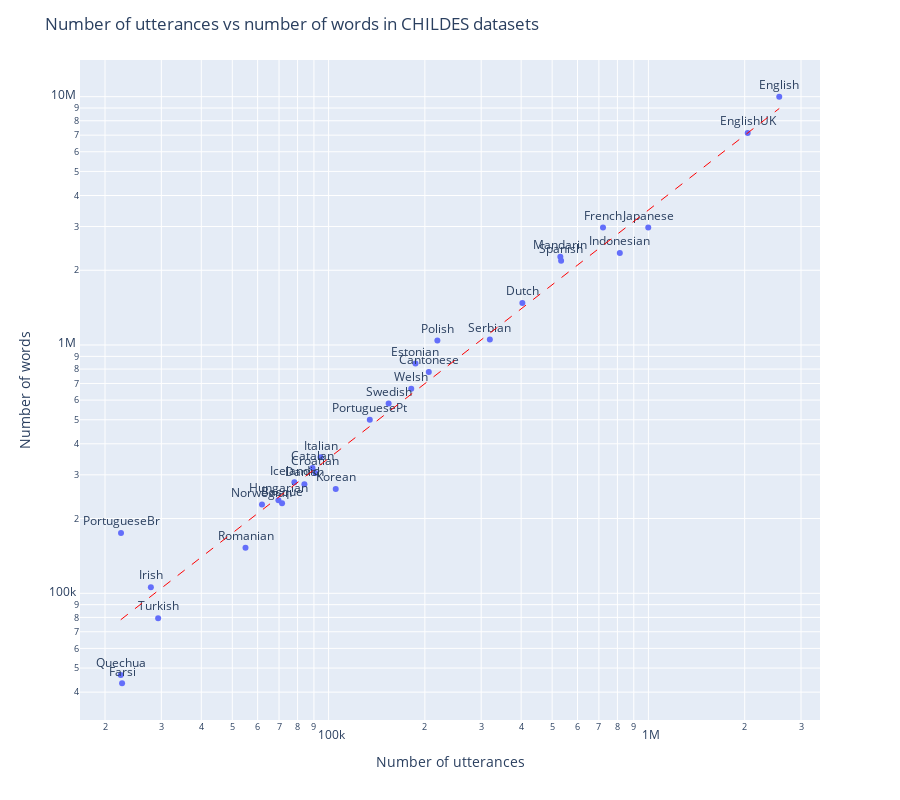

The notebook cell saved with this chart:
### Markdown cell above
## Dataset Properties

### Code cell
# Plot average utterance length as a red dashed line
gradient = properties['n_words'] / properties['n_utterances']
gradient = gradient.mean()
min_utterances = properties['n_utterances'].min()
max_utterances = properties['n_utterances'].max()

# Plot as interactive plotly plot
fig = px.scatter(properties, x='n_utterances', y='n_words', text=properties.language)
fig.update_traces(textposition='top center')
fig.update_layout(title='Number of utterances vs number of words in CHILDES datasets',
                  xaxis_title='Number of utterances',
                  yaxis_title='Number of words',
                  xaxis_type='log',
                  yaxis_type='log',
                  height=800)
fig.add_shape(type='line',
              x0=min_utterances,
              y0=min_utterances * gradient,
              x1=max_utterances,
              y1=max_utterances * gradient,
              line=dict(color='red', dash='dash', width=1))                  
fig.show()

# Plot as a p9 plot
p = (p9.ggplot(properties.reset_index(), p9.aes(x='n_utterances', y='n_words', label='language'))
     + p9.geom_point()
     + p9.geom_text(size=8, nudge_y=0.1)
     #+ p9.geom_abline(intercept=0, slope=gradient, linetype='dashed', color='red')
     + p9.geom_smooth(method='lm')
     + p9.scale_x_log10()
     + p9.scale_y_log10()
     + p9.theme(figure_size=(12, 8))
     + p9.ggtitle('Number of utterances vs number of words in CHILDES datasets')
     + p9.xlab('Number of utterances')
     + p9.ylab('Number of words')
)

p.show()

### Figure 1 — Plotly figure (JSON) as saved in the notebook; plotly's stock layout.template omitted (floating-point values rounded to 4 significant figures)
{"data": [{"hovertemplate": "n_utterances=%{x}<br>n_words=%{y}<br>language=%{text}<extra></extra>", "legendgroup": "", "marker": {"color": "#636efa", "symbol": "circle"}, "mode": "markers+text", "name": "", "orientation": "v", "showlegend": false, "text": ["English", "EnglishUK", "French", "German", "Spanish", "Dutch", "Mandarin", "Japanese", "Cantonese", "Estonian", "Croatian", "Danish", "Basque", "Hungarian", "Turkish", "Farsi", "Icelandic", "Indonesian", "Irish", "Welsh", "Korean", "Swedish", "Norwegian", "Quechua", "Catalan", "Italian", "PortuguesePt", "PortugueseBr", "Romanian", "Serbian", "Polish"], "textposition": "top center", "type": "scatter", "x": [2564614, 2043115, 721121, 1525559, 533308, 403472, 530342, 998642, 205729, 186921, 90992, 84019, 71537, 69690, 29317, 22613, 78181, 813795, 27818, 181292, 105281, 154064, 61906, 22397, 89103, 94361, 134543, 22439, 54982, 319305, 218860], "xaxis": "x", "y": [9993744, 7147541, 2973318, 0, 2183992, 1475174, 2264518, 2970674, 777997, 843189, 305112, 275170, 230500, 237062, 79404, 43432, 279939, 2347642, 105867, 666350, 263030, 581451, 227856, 46848, 319726, 352861, 499522, 174845, 152465, 1052337, 1042841], "yaxis": "y"}], "layout": {"height": 800, "legend": {"tracegroupgap": 0}, "margin": {"t": 60}, "shapes": [{"line": {"color": "red", "dash": "dash", "width": 1}, "type": "line", "x0": 22397, "x1": 2564614, "y0": 78280.0, "y1": 8963000.0}], "title": {"text": "Number of utterances vs number of words in CHILDES datasets"}, "xaxis": {"anchor": "y", "domain": [0, 1], "title": {"text": "Number of utterances"}, "type": "log"}, "yaxis": {"anchor": "x", "domain": [0, 1], "title": {"text": "Number of words"}, "type": "log"}}}
